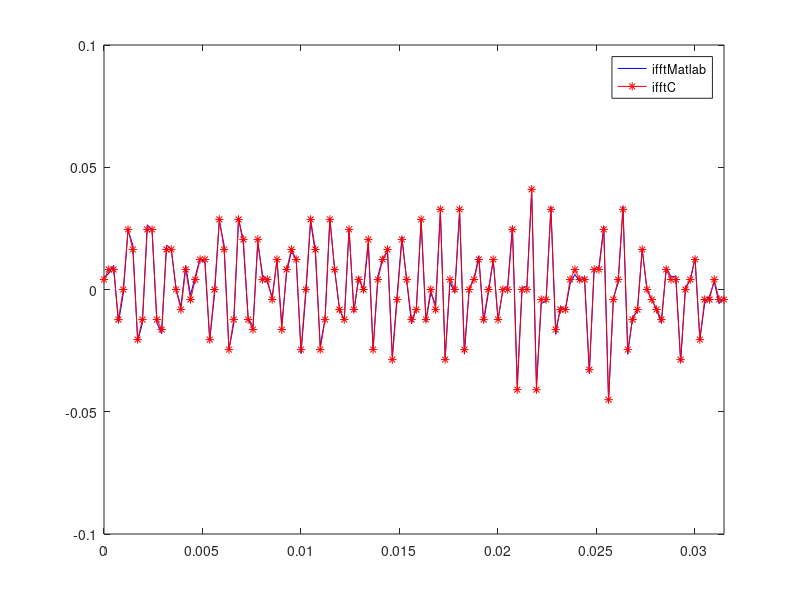

Write the MATLAB code that produced this figure.
clc
clear
NFFT=4096;

px=load('pXOYM150000.txt');
p1=px(:,1);

f=load('IFFT.txt');
f1=f(:,1)*NFFT;

test=[1,2,3,4,3,2,1,8,9,10,1,3,4,5,53,46,43,54,32,11,5,34,2,14,443,1,1,1,1,1,1,3];
c=real(ifft(p1,NFFT)*NFFT);
% d=real(ifft(ff,NFFT)*NFFT);
ODT = 1/NFFT;
OTime = ODT*(0:NFFT-1);
%plot(OTime,c,'k-',OTime,cc,'r-.');
plot(OTime,c,'b-',OTime,f1,'r-*');
%plot(OTime,f1,'r--');
 xlim([0,0.0315]);

legend('ifftMatlab','ifftC');